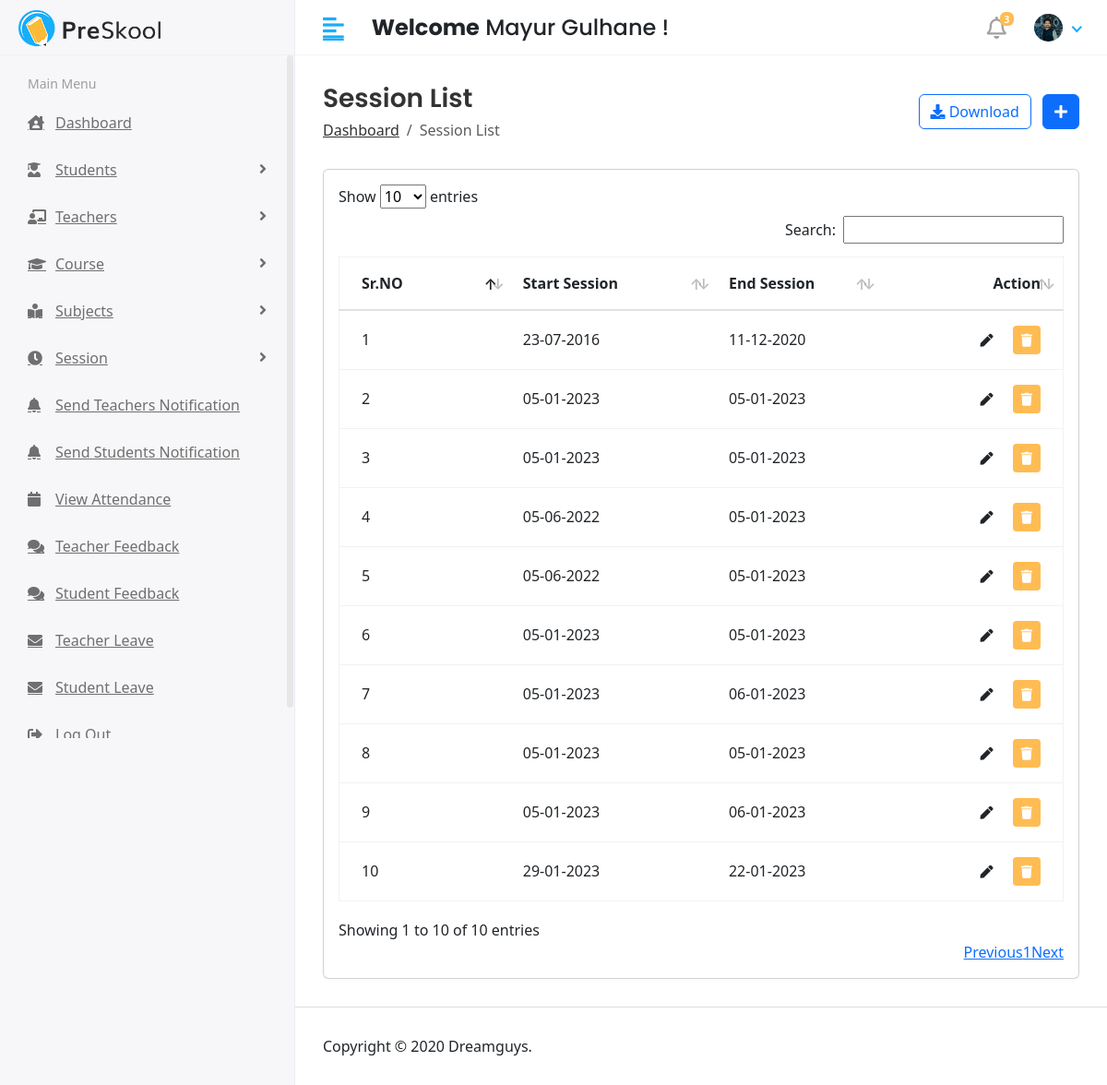
/hod/session/list (signed in), run on the app's committed database.
### app/models.py (models this page shows, shortened)
class CustomUser(AbstractUser):
    USER = (
        (1,'HOD'),
        (2,'TEACHER'),
        (3,'STUDENT'),
    )
    user_type = models.CharField(choices=USER, max_length=50, default=1)
    profile_pic = models.ImageField(upload_to='media/profile_pic')
    dob = models.DateField(max_length=8,default=date.today)
    phone_no = models.CharField(max_length=12)
    address = models.TextField()

class Session_Year(models.Model):
    startSession = models.DateField()
    endSession = models.DateField()

### student_management_systems/Hod_Views.py (the view)
# urls.py: path('hod/session/list',Hod_Views.sessionList, name='sessionList'),
@login_required(login_url='/')
def sessionList(request):
    sessionYear = Session_Year.objects.all()
    context = {
        'sessionYear' : sessionYear
    }
    return render(request,"Hod/session_list.html",context)

### templates/Hod/session_list.html (shortened to what this page needs)
{% extends 'base.html' %}
{% block content %}
<div class="content container-fluid">
    <div class="page-header">
        <div class="row align-items-center">
            <div class="col">
                <h3 class="page-title">Session List</h3>
                <ul class="breadcrumb">
                    <li class="breadcrumb-item"><a href="">Dashboard</a></li>
                    <li class="breadcrumb-item active">Session List</li>
                </ul>
            </div>
            <div class="col-auto text-right float-right ml-auto">
                <a href="#" class="btn btn-outline-primary mr-2"><i class="fas fa-download"></i> Download</a>
                <a href="{% url 'sessionAdd' %}" class="btn btn-primary"><i class="fas fa-plus"></i></a>
            </div>
        </div>
    </div>
    <div class="row">
        <div class="col-sm-12">
            <div class="card card-table">
                <div class="card-body">
                    <div class="table-responsive">
                        <div id="DataTables_Table_0_wrapper" class="dataTables_wrapper dt-bootstrap4 no-footer">
                            <div class="row">
                                <div class="col-sm-12">
                                    <table id="table_id" class="table table-hover table-center mb-0  no-footer"
                                        id="DataTables_Table_0" role="grid" aria-describedby="DataTables_Table_0_info">
                                        <thead>
                                            <tr role="row">
                                                <th class="sorting" tabindex="0" aria-controls="DataTables_Table_0"
                                                    rowspan="1" colspan="1"
                                                    aria-label="ID: activate to sort column ascending"
                                                    style="width: 223.4px;">Sr.NO</th>
                                                <th class="sorting_desc" tabindex="0" aria-controls="DataTables_Table_0"
                                                    rowspan="1" colspan="1"
                                                    aria-label="Name: activate to sort column ascending"
                                                    aria-sort="descending" style="width: 261.575px;">Start Session</th>
                                                <th class="sorting" tabindex="0" aria-controls="DataTables_Table_0"
                                                    rowspan="1" colspan="1"
                                                    aria-label="Class: activate to sort column ascending"
                                                    style="width: 182.175px;">End Session</th>
                                                <th class="text-right sorting" tabindex="0"
                                                    aria-controls="DataTables_Table_0" rowspan="1" colspan="1"
                                                    aria-label="Action: activate to sort column ascending"
                                                    style="width: 246.05px;">Action</th>
                                            </tr>
                                        </thead>
                                        <tbody>
                                            {% for i in sessionYear %}
                                            <tr role="row" class="odd">
                                                <td>{{forloop.counter}}</td>
                                                <td>{{i.startSession|date:'d-m-Y'}}</td>
                                                <td>{{i.endSession|date:'d-m-Y'}}</td>
                                                <td class="text-right">
                                                    <div class="actions">
                                                        <a href="{% url 'sessionEdit' i.id %}"
                                                            class="btn btn-sm bg-success-light mr-2">
                                                            <i class="fas fa-pen"></i>
                                                        </a>
                                                        <a href="{% url 'sessionDelete' i.id %}"
                                                            class="btn btn-sm bg-danger-light">
                                                            <i class="fas fa-trash"></i>
                                                        </a>
                                                    </div>
                                                </td>
                                            </tr>
                                            {% endfor %}
                                        </tbody>
                                    </table>
                                </div>
                            </div>
                        </div>
                    </div>
                </div>
            </div>
        </div>
    </div>
</div>
{% endblock content %}

### templates/includes/header.html (shortened to what this page needs)
{% load static %}
<div class="header">
    <div class="header-left">
        <a href="index.html" class="logo">
            <img src="{% static 'assets/img/logo.png' %}" alt="Logo">
        </a>
    </div>
    <a href="javascript:void(0);" id="toggle_btn">
        <i class="fas fa-align-left"></i>
    </a>
    <div class="top-nav-search mt-3">
        <h4><strong>Welcome</strong><span> {{user.first_name}} {{user.last_name}} !</span></h4>
    </div>
    <ul class="nav user-menu">
        <li class="nav-item dropdown noti-dropdown">
            <a href="#" class="dropdown-toggle nav-link" data-toggle="dropdown">
                <i class="far fa-bell"></i> <span class="badge badge-pill">3</span>
            </a>
        </li>
        <li class="nav-item dropdown has-arrow">
            <a href="#" class="dropdown-toggle nav-link" data-toggle="dropdown">
                <span class="user-img">
                    {% if user.profile_pic == "" %}
                    <img class="rounded-circle" src="/media/profile_pic/avtar.JPEG" width="31"
                        alt="{{user.first_name}}">
                    {% else %}
                    <img class="rounded-circle" src="/{{user.profile_pic}}" width="31" alt="{{user.first_name}}
                        {{user.last_name}}">
                    {% endif %}</span>
            </a>
        </li>
    </ul>
</div>

### static/assets/css/style.css (style rules this page uses)
html { height: 100%; }
body { background-color: #fff; color: #333; font-family: 'Poppins', sans-serif; font-size: 1rem; height: 100%; line-height: 1.5; overflow-x: hidden; }
h1, h2, h3, h4, h5, h6 { font-family: 'Poppins', sans-serif; margin-top: 0; }
a { color: #009ce7; }
input, button, a { transition: all 0.4s ease; -moz-transition: all 0.4s ease; -o-transition: all 0.4s ease; -ms-transition: all 0.4s ease; -webkit-transition: all 0.4s ease; }
ul, ol { padding: 0px; list-style: none; }
.table { color: #333; max-width: 100%; margin-bottom: 0; width: 100%; }
.table.dataTable { border-collapse: collapse !important; border: 1px solid rgba(0, 0, 0, 0.05); }
.table thead tr th { font-weight: 600; }
.table tbody tr { border-bottom: 1px solid rgba(0, 0, 0, 0.05); }
.table.table-center td, .table.table-center th { vertical-align: middle; }
.card-table .card-body .table > thead > tr > th { border-top: 0; }
.card-table .card-body .table tr td:first-child, .card-table .card-body .table tr th:first-child { padding-left: 1.5rem; }
.card-table .card-body .table tr td:last-child, .card-table .card-body .table tr th:last-child { padding-right: 1.5rem; }
.card-table .table td, .card-table .table th { border-top: 1px solid #e2e5e8; padding: 1rem 0.75rem; white-space: nowrap; }
.btn-primary { background-color: #FFBC53; border: 1px solid #FFBC53; }
.btn-outline-primary { color: #FFBC53; border-color: #FFBC53; }
.card { border: 1px solid #ececf5; box-shadow: 0 1px 3px 0 rgba(0, 0, 0, 0.03); margin-bottom: 1.875rem; }
.card-body { padding: 1.5rem; }
.bg-danger-light { background-color:#FFBC53 !important; color:#fff !important; }
.bg-success-light { background-color: #18aefa; color: #fff; }
.header { background-color: #fff; border-bottom: 1px solid #f3f3f4; left: 0; position: fixed; right: 0; top: 0; z-index: 1001; height: 60px; }
.header .header-left { float: left; height: 60px; padding: 0 20px; position: relative; width: 320px; z-index: 1; transition: all 0.2s ease-in-out; background-color: #f7f7fa; border-bottom: 1px solid #efefef; border-right: 1px solid #ececf5; display: flex; align-items: center; }
.header .header-left .logo { display: inline-block; line-height: 60px; }
.header .header-left .logo img { max-height: 40px; width: auto; }
.header .dropdown-toggle:after { display: none; }
.header .has-arrow .dropdown-toggle:after { border-top: 0; border-left: 0; border-bottom: 2px solid #18aefa; border-right: 2px solid #18aefa; content: ''; height: 8px; display: inline-block; pointer-events: none; -webkit-transform-origin: 66% 66%; -ms-transform-origin: 66% 66%; transform-origin: 66% 66%; -webkit-transform: rotate(45deg); -ms-transform: rotate(45deg); transform: rotate(45deg); -webkit-transition: all 0.15s ease-in-out; transition: all 0.15s ease-in-out; width: 8px; vertical-align: 0px; }
.user-menu { float: right; margin: 0; position: relative; z-index: 99; padding-right: 15px; }
.user-menu.nav > li > a { color: #a0a0a0; font-size: 14px; line-height: 58px; padding: 0 15px; height: 60px; }
.user-img { margin-right: 3px; position: relative; }
.top-nav-search { float: left; margin-left: 15px; }
.page-wrapper > .content { padding: 1.875rem 1.875rem 0; }
.page-header { margin-bottom: 1.875rem; }
.page-header .breadcrumb { background-color: transparent; color: #6c757d; font-size: 1rem; font-weight: 500; margin-bottom: 0; padding: 0; }
.page-header .breadcrumb a { color: #333; }
.page-title { font-size: 28px; font-weight: 600; color: #333; margin-bottom: 5px; }
.user-menu.nav > li > a .badge { background-color: #FFBC53; display: block; font-size: 10px; font-weight: bold; height: 15px; width: 15px; position: absolute; right: 7px; top: 13px; color: #fff; padding: 3px; }
.user-menu.nav > li > a > i { font-size: 1.5rem; line-height: 60px; }
@media (min-width: 992px) { #toggle_btn { align-items: center; color: #18aefa; display: inline-flex; float: left; font-size: 26px; height: 60px; justify-content: center; margin-left: 15px; padding: 0 15px; } }

### data on the page
CustomUser: first_name "Mayur", last_name "Gulhane", profile_pic (picture)
Session_Year: startSession "23-07-2016", endSession "11-12-2020"
Session_Year: startSession "05-01-2023", endSession "05-01-2023"
Session_Year: startSession "05-01-2023", endSession "05-01-2023"
Session_Year: startSession "05-06-2022", endSession "05-01-2023"
Session_Year: startSession "05-06-2022", endSession "05-01-2023"
Session_Year: startSession "05-01-2023", endSession "05-01-2023"
Session_Year: startSession "05-01-2023", endSession "06-01-2023"
Session_Year: startSession "05-01-2023", endSession "05-01-2023"
Session_Year: startSession "05-01-2023", endSession "06-01-2023"
Session_Year: startSession "29-01-2023", endSession "22-01-2023"
